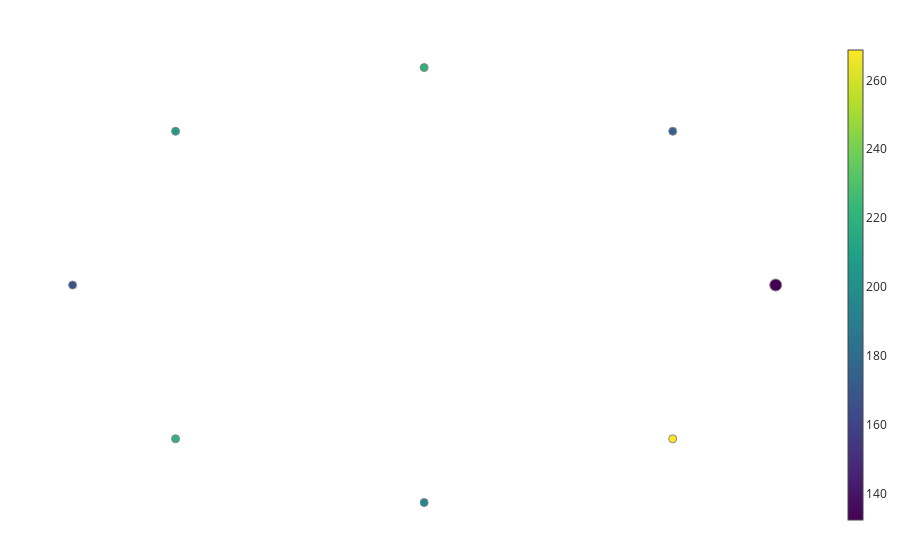

Notebook cell for this chart:
### Code cell
import gtda.mapper as map
import sklearn.cluster as cluster


filter_func = l1_norm_trans
cover = map.OneDimensionalCover(kind='uniform', n_intervals=1, overlap_frac=0.35)
clusterer = cluster.DBSCAN()

pipe = map.make_mapper_pipeline(
    filter_func=filter_func,
    cover=cover,
    clusterer=clusterer,
    verbose=False,
    n_jobs=1,
)

fig = map.plot_static_mapper_graph(pipe, df_codes_array)
fig.show(config={'scrollZoom': True})

### Figure 1 — Plotly figure (JSON) as saved in the notebook; plotly's stock layout.template omitted (floating-point values rounded to 4 significant figures)
{"data": [{"hoverinfo": "none", "line": {"color": "#888", "width": 1}, "mode": "lines", "name": "edge_trace", "type": "scatter", "uid": "3a3771e8-d469-451d-9953-87d046f61694", "x": [], "y": []}, {"hoverinfo": "text", "hovertext": ["Node ID: 0<br>Pullback set label: 0<br>Partial cluster label: -1<br>Node size: 213<br>Summary statistic: 132.0", "Node ID: 1<br>Pullback set label: 0<br>Partial cluster label: 0<br>Node size: 5<br>Summary statistic: 174.0", "Node ID: 2<br>Pullback set label: 0<br>Partial cluster label: 1<br>Node size: 45<br>Summary statistic: 219.0", "Node ID: 3<br>Pullback set label: 0<br>Partial cluster label: 2<br>Node size: 6<br>Summary statistic: 206.0", "Node ID: 4<br>Pullback set label: 0<br>Partial cluster label: 3<br>Node size: 5<br>Summary statistic: 166.0", "Node ID: 5<br>Pullback set label: 0<br>Partial cluster label: 4<br>Node size: 26<br>Summary statistic: 220.0", "Node ID: 6<br>Pullback set label: 0<br>Partial cluster label: 5<br>Node size: 8<br>Summary statistic: 195.0", "Node ID: 7<br>Pullback set label: 0<br>Partial cluster label: 6<br>Node size: 20<br>Summary statistic: 269.0"], "marker": {"color": [132.3, 173.6, 219.1, 206.5, 166.4, 219.8, 195.2, 268.8], "colorbar": {"thickness": 15, "title": {"side": "right", "text": ""}, "xanchor": "left"}, "colorscale": [[0, "#440154"], [0.1111, "#482878"], [0.2222, "#3e4989"], [0.3333, "#31688e"], [0.4444, "#26828e"], [0.5556, "#1f9e89"], [0.6667, "#35b779"], [0.7778, "#6ece58"], [0.8889, "#b5de2b"], [1, "#fde725"]], "line": {"color": "#888", "width": 1}, "opacity": 1, "reversescale": false, "showscale": true, "size": [213, 5, 45, 6, 5, 26, 8, 20], "sizemin": 4, "sizemode": "area", "sizeref": 2.958}, "mode": "markers", "name": "node_trace", "type": "scatter", "uid": "d067ff40-ce50-454e-ae61-a8bd3c78cff0", "x": [1.018, 0.72, 6.235e-17, -0.72, -1.018, -0.72, -1.87e-16, 0.72], "y": [0, 0.72, 1.018, 0.72, 1.247e-16, -0.72, -1.018, -0.72]}], "layout": {"autosize": false, "hovermode": "closest", "margin": {"b": 20, "l": 5, "r": 5, "t": 40}, "showlegend": false, "title": {"text": ""}, "xaxis": {"showgrid": false, "showline": false, "showticklabels": false, "ticks": "", "title": {"text": ""}, "zeroline": false}, "yaxis": {"showgrid": false, "showline": false, "showticklabels": false, "ticks": "", "title": {"text": ""}, "zeroline": false}}}
